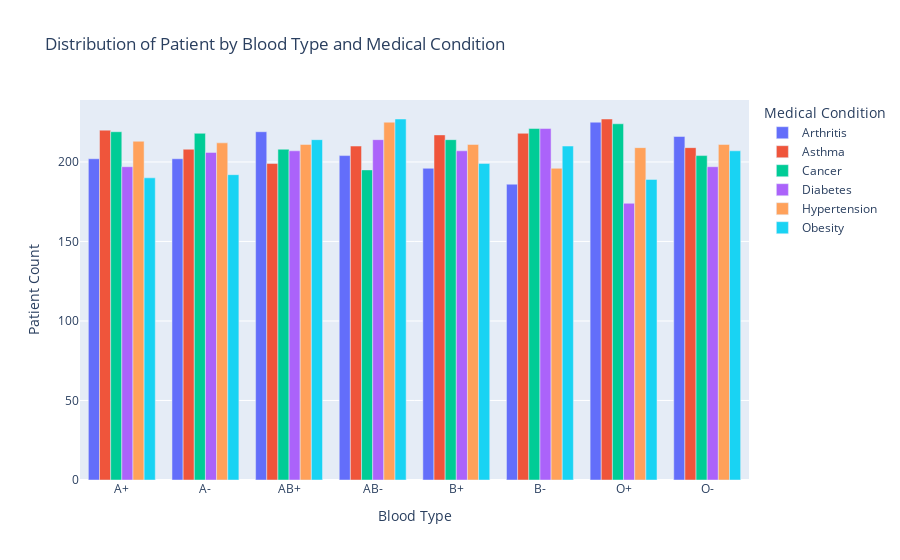

Source (notebook cell):
### Code cell
df_combined = df.groupby(['Blood Type', 'Medical Condition']).size().reset_index(name='Count')
fig = px.bar(df_combined, x='Blood Type', y='Count', color='Medical Condition',
            barmode='group', title='Distribution of Patient by Blood Type and Medical Condition', 
            labels={'Count': 'Patient Count', 'Blood Type': 'Blood Type', 'Medical Condition': 'Medical Condition'})
fig.show()

### Figure 1 — Plotly figure (JSON) as saved in the notebook; plotly's stock layout.template omitted (floating-point values rounded to 4 significant figures)
{"data": [{"alignmentgroup": "True", "hovertemplate": "Medical Condition=Arthritis<br>Blood Type=%{x}<br>Patient Count=%{y}<extra></extra>", "legendgroup": "Arthritis", "marker": {"color": "#636efa", "pattern": {"shape": ""}}, "name": "Arthritis", "offsetgroup": "Arthritis", "orientation": "v", "showlegend": true, "textposition": "auto", "type": "bar", "x": ["A+", "A-", "AB+", "AB-", "B+", "B-", "O+", "O-"], "xaxis": "x", "y": [202, 202, 219, 204, 196, 186, 225, 216], "yaxis": "y"}, {"alignmentgroup": "True", "hovertemplate": "Medical Condition=Asthma<br>Blood Type=%{x}<br>Patient Count=%{y}<extra></extra>", "legendgroup": "Asthma", "marker": {"color": "#EF553B", "pattern": {"shape": ""}}, "name": "Asthma", "offsetgroup": "Asthma", "orientation": "v", "showlegend": true, "textposition": "auto", "type": "bar", "x": ["A+", "A-", "AB+", "AB-", "B+", "B-", "O+", "O-"], "xaxis": "x", "y": [220, 208, 199, 210, 217, 218, 227, 209], "yaxis": "y"}, {"alignmentgroup": "True", "hovertemplate": "Medical Condition=Cancer<br>Blood Type=%{x}<br>Patient Count=%{y}<extra></extra>", "legendgroup": "Cancer", "marker": {"color": "#00cc96", "pattern": {"shape": ""}}, "name": "Cancer", "offsetgroup": "Cancer", "orientation": "v", "showlegend": true, "textposition": "auto", "type": "bar", "x": ["A+", "A-", "AB+", "AB-", "B+", "B-", "O+", "O-"], "xaxis": "x", "y": [219, 218, 208, 195, 214, 221, 224, 204], "yaxis": "y"}, {"alignmentgroup": "True", "hovertemplate": "Medical Condition=Diabetes<br>Blood Type=%{x}<br>Patient Count=%{y}<extra></extra>", "legendgroup": "Diabetes", "marker": {"color": "#ab63fa", "pattern": {"shape": ""}}, "name": "Diabetes", "offsetgroup": "Diabetes", "orientation": "v", "showlegend": true, "textposition": "auto", "type": "bar", "x": ["A+", "A-", "AB+", "AB-", "B+", "B-", "O+", "O-"], "xaxis": "x", "y": [197, 206, 207, 214, 207, 221, 174, 197], "yaxis": "y"}, {"alignmentgroup": "True", "hovertemplate": "Medical Condition=Hypertension<br>Blood Type=%{x}<br>Patient Count=%{y}<extra></extra>", "legendgroup": "Hypertension", "marker": {"color": "#FFA15A", "pattern": {"shape": ""}}, "name": "Hypertension", "offsetgroup": "Hypertension", "orientation": "v", "showlegend": true, "textposition": "auto", "type": "bar", "x": ["A+", "A-", "AB+", "AB-", "B+", "B-", "O+", "O-"], "xaxis": "x", "y": [213, 212, 211, 225, 211, 196, 209, 211], "yaxis": "y"}, {"alignmentgroup": "True", "hovertemplate": "Medical Condition=Obesity<br>Blood Type=%{x}<br>Patient Count=%{y}<extra></extra>", "legendgroup": "Obesity", "marker": {"color": "#19d3f3", "pattern": {"shape": ""}}, "name": "Obesity", "offsetgroup": "Obesity", "orientation": "v", "showlegend": true, "textposition": "auto", "type": "bar", "x": ["A+", "A-", "AB+", "AB-", "B+", "B-", "O+", "O-"], "xaxis": "x", "y": [190, 192, 214, 227, 199, 210, 189, 207], "yaxis": "y"}], "layout": {"barmode": "group", "legend": {"title": {"text": "Medical Condition"}, "tracegroupgap": 0}, "title": {"text": "Distribution of Patient by Blood Type and Medical Condition"}, "xaxis": {"anchor": "y", "domain": [0, 1], "title": {"text": "Blood Type"}}, "yaxis": {"anchor": "x", "domain": [0, 1], "title": {"text": "Patient Count"}}}}
